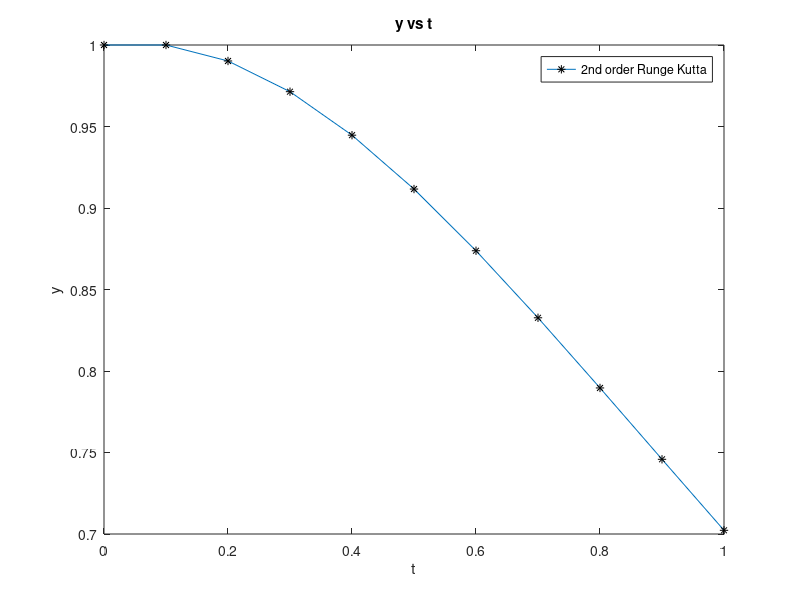

Reproduce this figure in MATLAB.
fileID = fopen("inputFile.txt",'r') ;
formatSpec = '%c' ;
func = fscanf(fileID,formatSpec,6);
func = char(func);
f = inline(func,'x','y');
formatSpec='%f' ;
x0 = fscanf(fileID,formatSpec,1) ;
y0 = fscanf(fileID,formatSpec,1) ;
xf = fscanf(fileID,formatSpec,1) ;
h = fscanf(fileID,formatSpec,1) ;
n = (xf-x0)/h ;
method = fscanf(fileID,formatSpec,1) ;
x(1)=x0 ;
y(1)=y0 ;
fclose(fileID) ;
if method == 1
 for i = 2:n+1
        x(i) = x(i-1)+h;
        y(i) = y(i-1)+h*f(x(i-1),y(i-1));
 end 
        
    plot(x,y,'-*','MarkerEdgeColor','k','DisplayName','Euler Forward Method');
    title('y vs t');
    xlabel('t');
    ylabel('y');
    legend;
    hold on;
    fID = fopen('euler_forward_output.txt','wt');
    fprintf(fID,'t                 y\n');
    for i = 1:n+1
        fprintf(fID,'%f     %f\n',x(i),y(i));
    end
end
if method == 2
     for i = 2:n+1
        x(i) = x(i-1)+h;
        z(i) = y(i-1)+h*f(x(i-1),y(i-1)) ;
        y(i) = y(i-1)+h*f(x(i-1),z(i));
     end 
      plot(x,y,'-*','MarkerEdgeColor','k','DisplayName','2nd order Runge Kutta');
    title('y vs t');
    xlabel('t');
    ylabel('y');
    legend;
    hold on;
    fID = fopen('RKmethod_2ndorder.txt','wt');
    fprintf(fID,'t                 y\n');
    for i = 1:n+1
        fprintf(fID,'%f     %f\n',x(i),y(i));
    end
end
if method == 3
    for i = 2:n+1
        x(i) = x(i-1)+h;
        phi0 = f(x(i-1),y(i-1));
        phi1 = f(x(i-1)+0.5*h,y(i-1)+0.5*h*phi0);
        phi2 = f(x(i-1)+0.5*h,y(i-1)+0.5*h*phi1);
        phi3 = f(x(i-1)+h,y(i-1)+h*phi2);
        y(i) = y(i-1)+h*(phi0/6+(phi1+phi2)/3+phi3/6);
    end
    plot(x,y,'-*','MarkerEdgeColor','k','DisplayName','4th order Runge Kutta');
    title('y vs x');
    xlabel('x');
    ylabel('y');
    legend;
    hold on;
    fID = fopen('RKmethod_4thorder.txt','wt');
    fprintf(fID,'x                 y\n');
    for i = 1:n+1
        fprintf(fID,'%f     %f\n',x(i),y(i));
    end
end